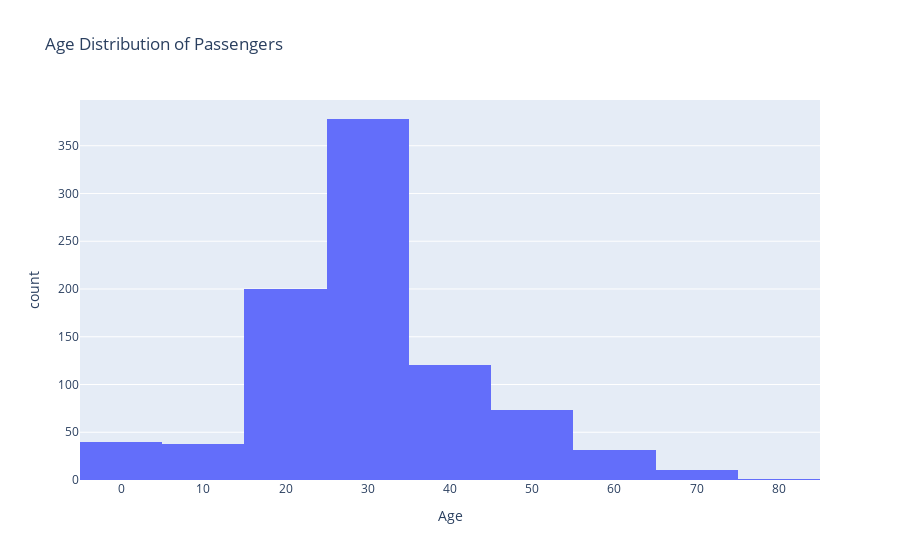

The notebook cell saved with this chart:
### Code cell
fig = px.histogram(data, x='Age', nbins=10, title='Age Distribution of Passengers')
fig.show()

### Figure 1 — Plotly figure (JSON) as saved in the notebook; plotly's stock layout.template omitted (floating-point values rounded to 4 significant figures; data arrays with more than 128 entries replaced by an {"elided": "..."} marker saying what was removed)
{"data": [{"alignmentgroup": "True", "bingroup": "x", "hovertemplate": "Age=%{x}<br>count=%{y}<extra></extra>", "legendgroup": "", "marker": {"color": "#636efa", "pattern": {"shape": ""}}, "name": "", "nbinsx": 10, "offsetgroup": "", "orientation": "v", "showlegend": false, "type": "histogram", "x": {"elided": "891 float values"}, "xaxis": "x", "yaxis": "y"}], "layout": {"barmode": "relative", "legend": {"tracegroupgap": 0}, "title": {"text": "Age Distribution of Passengers"}, "xaxis": {"anchor": "y", "domain": [0, 1], "title": {"text": "Age"}}, "yaxis": {"anchor": "x", "domain": [0, 1], "title": {"text": "count"}}}}
